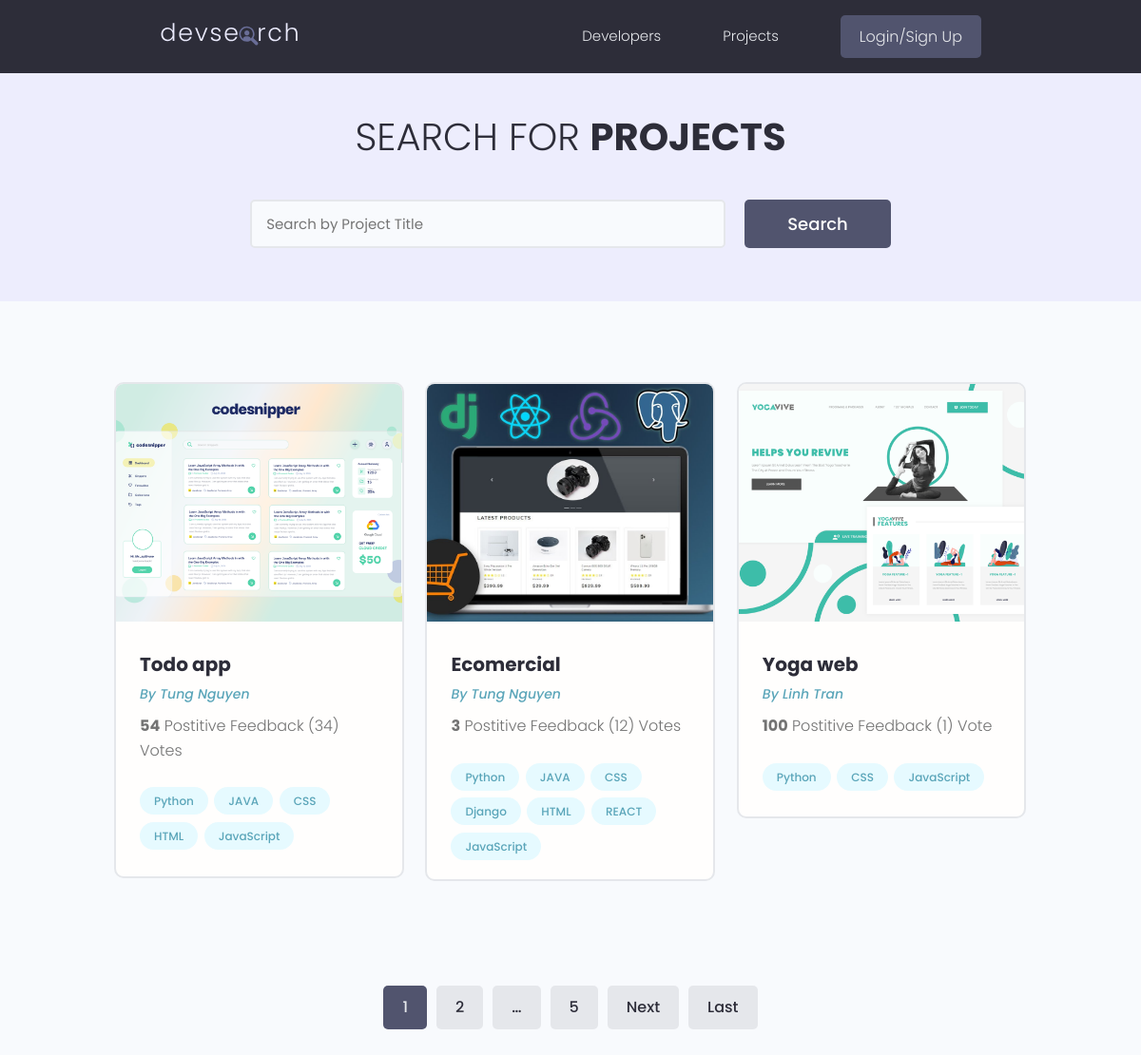
Before: / with the older database file.
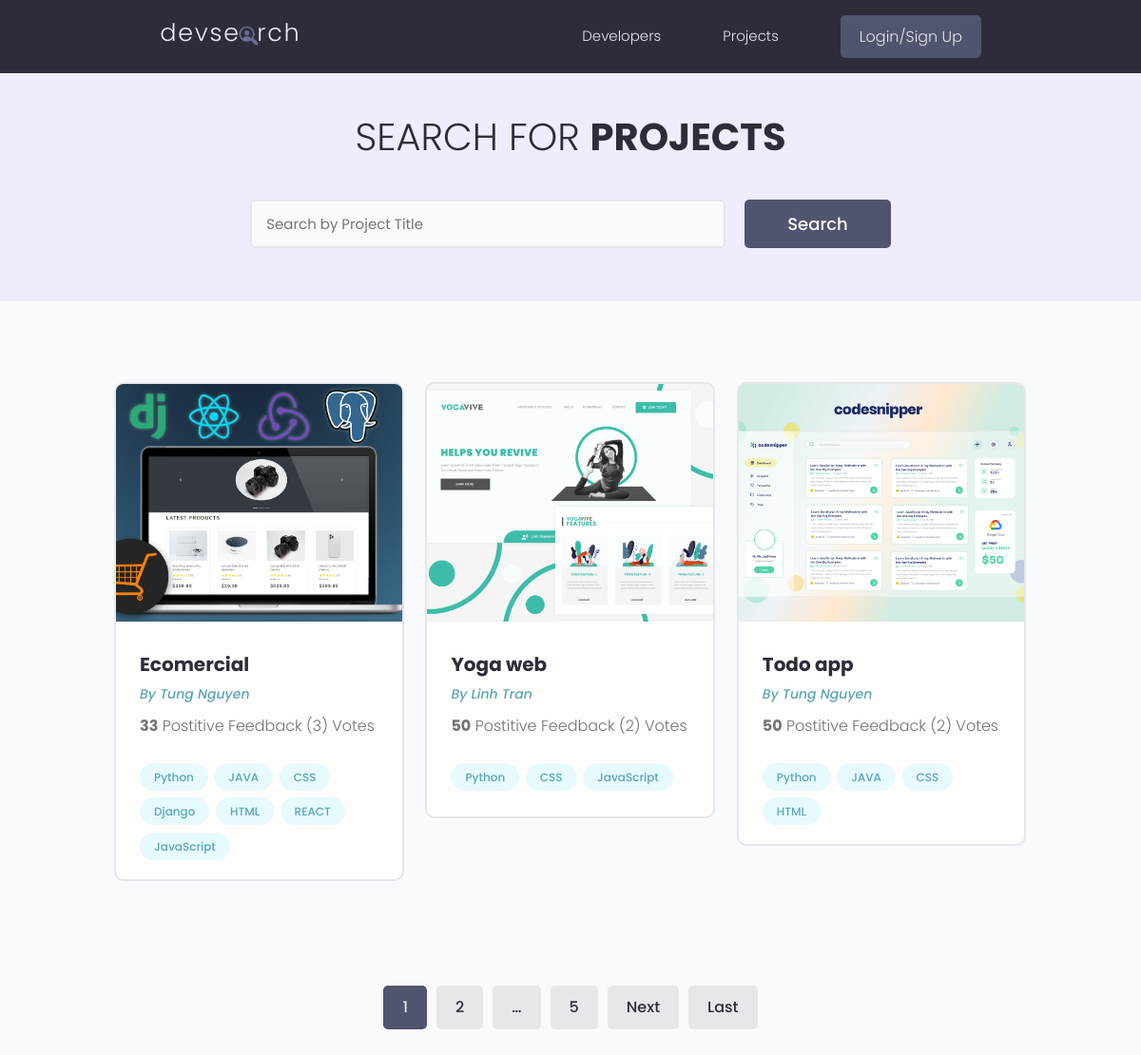
After: the same page with the newer database file.
### projects/models.py (models this page shows, shortened)
class Project(models.Model):
    owner = models.ForeignKey(Profile,null=True , blank=True , on_delete=models.CASCADE)
    title = models.CharField(max_length=255)
    descriptions= models.TextField(null=True,blank=True)
    feature_image = models.ImageField(null=True, blank=True,
                                      default='default.jpg')
    demo_link = models.CharField(max_length=2000,null=True,blank=True)
    source_link= models.CharField(max_length=2000,null=True,blank=True)
    tags= models.ManyToManyField(Tags, blank=True)
    vote_total = models.IntegerField(default=0, null=True, blank=True)
    vote_ratio = models.IntegerField(default=0, null=True, blank=True)
    created = models.DateTimeField(auto_now_add=True) # generate the time when we created.
    id = models.UUIDField(default=uuid.uuid4, unique=True, primary_key=True, editable=False)
    class Meta:
        ordering = ['-vote_total','-vote_ratio','-title']
    @property
    def ImgUrl(self):      #another way to get the image.url
        try:
            img = self.feature_image.url
        except:
            img=''
        return img

class Tags(models.Model):
    name = models.CharField(max_length=255)
    created = models.DateTimeField(auto_now_add=True)
    id = models.UUIDField(default=uuid.uuid4, unique=True, primary_key=True, editable=False)
    def  __str__(self) -> str:
        return self.name

### users/models.py (models this page shows, shortened)
class Profile(models.Model):
    user = models.OneToOneField(User,on_delete=models.CASCADE , null=True, blank= True)
    name = models.CharField(max_length=255, blank=True, null=True)
    email = models.EmailField(max_length=500 , blank=True, null=True)
    username = models.CharField(max_length=255, blank=True, null=True)
    location = models.CharField(max_length=255, blank=True, null=True)
    short_intro = models.CharField(max_length=255, blank=True , null=True)
    bio = models.TextField(blank=True,null=True)
    profile_image = models.ImageField(null=True , blank=True, upload_to='profiles/', default='profiles/user-default.png')
    social_github = models.CharField(max_length=255, blank=True, null=True)
    social_twitter = models.CharField(max_length=255, blank=True, null=True)
    social_linkedin = models.CharField(max_length=255, blank=True, null=True)
    social_youtube = models.CharField(max_length=255, blank=True, null=True)
    social_website = models.CharField(max_length=255, blank=True, null=True)
    created = models.DateTimeField(auto_now_add=True)
    id = models.UUIDField(default=uuid.uuid4, unique=True, primary_key=True, editable=False)
    class Meta:
        ordering = ['created']

### projects/views.py (the view)
# urls.py: path('',include('projects.urls')),
def projects(request):
    projects,search_query = searchProjects(request)
    projects,paginator=paginationFunction(request,projects,3)
    context = {'projects':projects,'search_query':search_query,'paginator':paginator}
    return render(request,'projects/projects.html',context=context)

### projects/utils.py (called while the page is built)
def paginationFunction(request,projects,result):
    page =request.GET.get('page')
    paginator = Paginator(projects,result)
    try :
        projects = paginator.page(page)
    except PageNotAnInteger:
        page= 1
        projects = paginator.page(page)
    except EmptyPage:
        page = paginator.projects.number()
        projects= paginator.page(page)
    return projects ,paginator

def searchProjects(request):
    search_query = ''
    if request.GET.get('search_query'):
        search_query = request.GET.get('search_query')
    tags= Tags.objects.filter(name__icontains=search_query)
    projects = Project.objects.distinct().filter(
        Q(title__icontains=search_query)|
        Q(descriptions__icontains=search_query)|
        Q(owner__name__icontains=search_query)|
        Q(tags__in=tags)
    )
    return projects,search_query

### projects/templates/projects/projects.html (shortened to what this page needs)
{% extends 'main.html'%}
{% block content%}
  <main class="projects">
   <section class="hero-section text-center">
     <div class="container container--narrow">
       <div class="hero-section__box">
         <h2>Search for <span>Projects</span></h2>
       </div>
       <div class="hero-section__search">
         <form id ="searchForm" class="form" action="{% url 'projects'%}" method="get">
           <div class="form__field">
             <input class="input input--text" id="formInput#search" type="text" name="search_query"
               placeholder="Search by Project Title" value="{{search_query}}"/>
           </div>
           <input class="btn btn--sub btn--lg" type="submit" value="Search" />
         </form>
       </div>
     </div>
   </section>
   <section class="projectsList">
     <div class="container">
       <div class="grid grid--three">
         {% for project in projects %}
         <div class="column">
           <div class="card project">
             <a href="{% url 'single-project' project.id %}" class="project">
               <img class="project__thumbnail" src="{{project.ImgUrl}}" alt="project thumbnail" />
               <div class="card__body">
                 <h3 class="project__title">{{project.title}}</h3>
                 <p><a class="project__author" href="{% url 'user-profile' project.owner.id %}">By {{project.owner.name}}</a></p>
                 <p class="project--rating">
                   <span style="font-weight: bold;">{{project.vote_ratio}}</span> Postitive
                   Feedback ({{project.vote_total}}) Vote{{project.vote_total|pluralize:"s"}}
                 </p>
                 <div class="project__tags">
                  {% for tag in project.tags.all %}
                   <span class="tag tag--pill tag--main">
                     <small>{{tag}}</small>
                   </span>
                   {% endfor %}
                 </div>
               </div>
             </a>
           </div>
         </div>
         {%endfor%}
       </div>
     </div>
   </section>
  {% include 'paginator.html' with queryset=projects %}
 </main>
{% endblock content %}

### templates/main.html (shortened to what this page needs)
{% load static %}
<!DOCTYPE html>
<html lang="en">
<head>
   <link rel="stylesheet" href="https://cdnjs.cloudflare.com/ajax/libs/font-awesome/4.7.0/css/font-awesome.min.css">
   <link rel="stylesheet" href="{% static 'uikit/styles/uikit.css' %}" />
    <link rel="stylesheet" href="{% static 'css/app.css' %}"/>
</head>
<body>
    {% include 'navbar.html'%}
    {% block content%}
    {% endblock content %}
</body>
</html>

### templates/navbar.html (shortened to what this page needs)
{% load static %}
 <header class="header">
    <div class="container container--narrow">
      <a href="/" class="header__logo">
        <img src="{% static 'images/logo.svg' %}" alt="DevSearch Logo" />
      </a>
      <nav class="header__nav">
        <ul class="header__menu">
          <li class="header__menuItem"><a href="{% url 'profile' %}">Developers</a></li>
          <li class="header__menuItem"><a href="{% url 'projects' %}">Projects</a></li>
          {% if request.user.is_authenticated %}
          <li class="header__menuItem"><a href="{% url 'inbox'%}">Inbox</a></li>
          <li class="header__menuItem"><a href="{% url 'user'%}">Account</a></li>
          <li> <p style="color: whitesmoke;">Hello {{request.user.username}}</p></li>
          <li class="header__menuItem"><a href="{% url 'logout'%}" class="btn btn--sub">Logout</a></li>
          {% else %}
          <li class="header__menuItem"><a href="{% url 'login'%}" class="btn btn--sub">Login/Sign Up</a></li>
          {% endif %}
        </ul>
      </nav>
    </div>
  </header>

### templates/paginator.html (shortened to what this page needs)
<div class="pagination">
    {% if queryset.has_other_pages %}
    <ul class="contianer">
        {% for page in queryset.paginator.page_range%}
        {% if queryset.number == page %}
        <li> <a href="?page={{page}}" class="btn page-link btn--sub" data-page="{{page}}">{{page}}</a></li>
        {% elif page > queryset.number|add:'-2' and page < queryset.number|add:'2' %}
        <li> <a href="?page={{page}}" class="btn page-link" data-page="{{page}}">{{page}}</a></li>
        {%endif%}
        {%endfor%}
        {% if queryset.paginator.num_pages > queryset.number|add:'2'%}
        <li> <a href="?page= {{queryset.number|add:'-2'}}" class="btn page-link" data-page="{{queryset.number|add:'-2'}}">&hellip;</a></li>
        <li> <a href="?page={{queryset.paginator.num_pages}}" class="btn page-link" data-page="{{queryset.paginator.num_pages}}">{{queryset.paginator.num_pages}}</a></li>
        {% endif%}
        {% if queryset.has_next %}
        <li> <a href="?page={{queryset.next_page_number}}" class="btn page-link" data-page="{{queryset.next_page_number}}">Next</a></li>
        <li> <a href="?page={{queryset.paginator.num_pages}}" class="btn page-link" data-page="{{queryset.paginator.num_pages}}">Last</a></li>
        {% endif %}
    {% endif%}
  </ul>
 </div>

### static/css/app.css (style rules this page uses)
:root { --color-sub: #2d2d39; }
.btn--sub { background-color: var(--color-sub-light); }
.card { border: 2px solid var(--color-light); }
img { width: 100%; }
.header { position: sticky; z-index: 111; background-color: var(--color-sub); padding: 1.5rem 0; }
.header > .container { display: flex; justify-content: space-between; align-items: center; }
.header__logo > img { height: 3.8rem; }
.header__nav > ul { display: inline-flex; align-items: center; list-style: none; gap: 6.5rem; }
.header__menuItem > a { color: var(--color-light); font-weight: 300; }
.hero-section { height: 40vh; display: flex; align-items: center; background-color: var(--color-sub); }
.hero-section__box { margin-bottom: 4rem; }
.hero-section__box > h2, .hero-section__box > h2 > span { font-size: 4rem; color: var(--color-light); line-height: 1.3; text-transform: uppercase; }
.hero-section__box > h2 { font-weight: 300; }
.hero-section__box > h2 > span { font-weight: 700; }
.hero-section__search > .form { display: flex; align-items: center; justify-content: center; gap: 2rem; }
.hero-section__search > .form input.input--text { width: 50rem; }
.pagination { margin-top: 8rem; margin-bottom: 10rem; }
.pagination > ul { flex-wrap: wrap; list-style: none; display: flex; align-items: center; justify-content: center; gap: 1rem; }
.pagination .btn { color: var(--color-sub); }
.pagination .btn.btn--sub { color: var(--color-light); }
.project__author { font-size: 1.4rem; font-style: italic; }
.project--rating { margin-bottom: 1.6em; margin-top: .5em; }
.projects > .hero-section { background: var(--color-sub-lighter); height: 30vh; }
.projects .hero-section__box { margin-bottom: 2.5rem; }
.projects .hero-section__box > h2 { color: var(--color-sub); }
.projects .hero-section__box > h2 > span { font-weight: 700; color: var(--color-sub); }
.projectsList { margin-top: 8rem; }
.project__thumbnail { height: 25rem; object-fit: cover; object-position: top center; }
.project__title { font-size: 2rem; font-weight: 700; color: var(--color-sub); }

### static/uikit/styles/modules/_variables.css (style rules this page uses)
:root { --color-main: #5aa5b9; --color-main-light: #e6faff; --color-sub: #3f4156; --color-sub-light: #51546e; --color-sub-lighter: #ededfd; --color-text: #737373; --color-gray: #8b8b8b; --color-light: #e5e7eb; --color-light-gray: #767676; --color-bg: #f8fafd; --color-white: #fffefd; --color-white-light: #f3f3f3; --color-success: #359e64; --color-success-bg: #def8e8; --color-error: #fc4b0b; --color-error-bg: #fff2ee; --font-base: 'Poppins', arial, helvetica, 'Segoe UI', roboto, ubuntu, sans-serif; --font-monospace: 'Fira Code', 'Courier New', courier, monospace; --font-regular: 300; --font-medium: 500; --font-bold: 700; --generic-shadow: 1px 1px 5px #00000010; --generic-transition: all 0.3s ease-in-out; }

### static/uikit/styles/modules/_base.css (style rules this page uses)
* { margin: 0; padding: 0; box-sizing: border-box; text-rendering: optimizeLegibility; color: inherit; font-size: inherit; }
html { font-size: 50%; }
@media only screen and (min-width: 480px) { html { font-size: 56.25%; } }
@media only screen and (min-width: 1200px) { html { font-size: 62.5%; } }
body { line-height: 1.6; font-weight: 400; font-size: 1.5rem; color: var(--color-text); background-color: var(--color-bg); min-height: 100vh; }

### static/uikit/styles/modules/_typography.css (style rules this page uses)
* { font-family: var(--font-base); }
h2 { font-size: 3.6rem; font-weight: var(--font-bold); }
h3 { font-size: 3.2rem; font-weight: var(--font-medium); }
p, span, strong { font-size: 1.6rem; color: var(--color-text); font-weight: var(--font-regular); }
a { padding-bottom: 2px; text-decoration: none; display: inline-block; color: var(--color-main); font-weight: var(--font-medium); }

### static/uikit/styles/modules/_utilities.css (style rules this page uses)
.container { width: 92%; max-width: 165rem; margin: 0 auto; box-sizing: border-box; }
.container--narrow { width: 92%; max-width: 120rem; }
@media screen and (min-width: 1000px) { .container { width: 90%; } }
@media screen and (min-width: 1000px) { .container--narrow { width: 85%; } }
@media screen and (min-width: 1200px) { .container { width: 80%; } }
@media screen and (min-width: 1200px) { .container--narrow { width: 72%; } }
.text-center { text-align: center; }

### static/uikit/styles/modules/_card.css (style rules this page uses)
.card { border-radius: 1rem; background-color: var(--color-white); border: 1.5px solid var(--color-light); width: auto; height: auto; margin-top: 0.5rem; margin-bottom: 0.5rem; overflow: hidden; }
.card__body, .card__header { padding: 2rem 2.5rem; }

Changed rows visible on the page:
changed Project "Ecomercial": vote_ratio "3" → "33"; vote_total "12" → "3"
changed Project "Yoga web": vote_ratio "100" → "50"; vote_total "1" → "2"
changed Project "Todo app": vote_ratio "54" → "50"; vote_total "34" → "2"; loses Tags (name "JavaScript"); moves down the list
